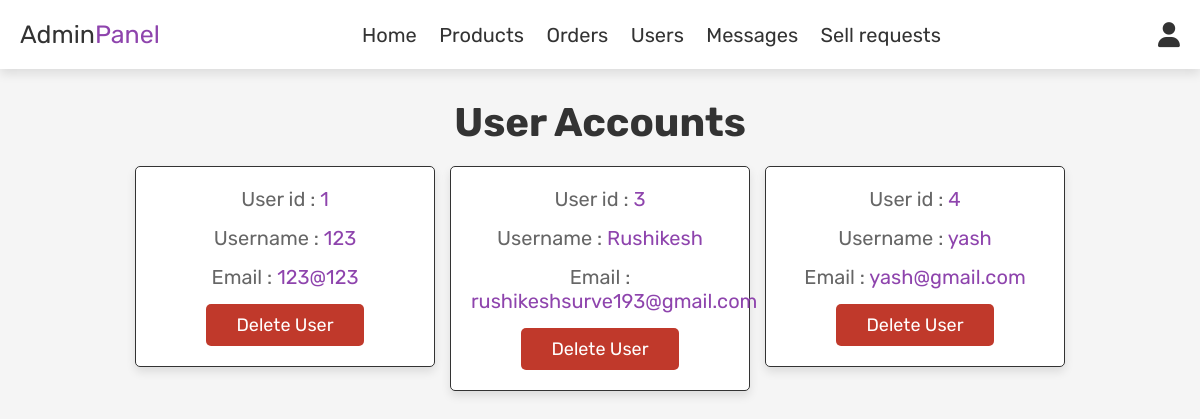
Page /admin_users.php (signed in) on the committed database.
### tables this page shows
CREATE TABLE `users` (
  `id` int NOT NULL AUTO_INCREMENT,
  `name` varchar(100) NOT NULL,
  `email` varchar(100) NOT NULL,
  `password` varchar(100) NOT NULL,
  PRIMARY KEY (`id`)
);

### admin_users.php (the view, shortened to what this page needs)
<?php
include 'config.php';
?>
<!DOCTYPE html>
<html lang="en">
<head>
   <link rel="stylesheet" href="https://cdnjs.cloudflare.com/ajax/libs/font-awesome/6.0.0/css/all.min.css">
   <link rel="stylesheet" href="css/all.min.css">
   <link rel="stylesheet" href="css/admin_style.css">
</head>
<body>
   <?php include 'admin_header.php'; ?>
   <section class="users">
      <h1 class="title"> User Accounts </h1>
      <div class="box-container">
         <?php
         $select_users = mysqli_query($conn, "SELECT * FROM `users`") or die('Query failed');
         while ($fetch_users = mysqli_fetch_assoc($select_users)) {
            ?>
            <div class="box">
               <p> User id : <span>
                     <?php echo $fetch_users['id']; ?>
                  </span> </p>
               <p> Username : <span>
                     <?php echo $fetch_users['name']; ?>
                  </span> </p>
               <p> Email : <span>
                     <?php echo $fetch_users['email']; ?>
                  </span> </p>
               <a href="admin_users.php?delete=<?php echo $fetch_users['id']; ?>"
                  onclick="return confirm('Delete this user?');" class="delete-btn">Delete User</a>
            </div>
            <?php
         }
         ?>
      </div>
   </section>
</body>
</html>

### css/admin_style.css (style rules this page uses)
:root { --purple:#8e44ad; --red:#c0392b; --orange:#f39c12; --black:#333; --white:#fff; --light-color:#666; --light-white:#ccc; --light-bg:#f5f5f5; --border:.1rem solid var(--black); --box-shadow:0 .5rem 1rem rgba(0,0,0,.1); }
* { font-family: 'Rubik', sans-serif; margin:0; padding:0; box-sizing: border-box; outline: none; border:none; text-decoration: none; transition:all .2s linear; }
html { font-size: 62.5%; overflow-x: hidden; }
body { background-color: var(--light-bg); }
section { padding:3rem 2rem; }
.title { text-align: center; margin-bottom: 2rem; text-transform: none ; color:var(--black); font-size: 4rem; }
.btn, .option-btn, .delete-btn, .white-btn { display: inline-block; margin-top: 1rem; padding:1rem 3rem; cursor: pointer; color:var(--white); font-size: 1.8rem; border-radius: .5rem; text-transform: capitalize; }
.delete-btn { background-color: var(--red); }
.users .box-container { display: grid; grid-template-columns: repeat(auto-fit, 30rem); justify-content: center; gap:1.5rem; max-width: 1200px; margin:0 auto; align-items: flex-start; }
.users .box-container .box { background-color: var(--white); padding:2rem; border:var(--border); box-shadow: var(--box-shadow); border-radius: .5rem; text-align: center; }
.users .box-container .box p { padding-bottom: 1.5rem; font-size: 2rem; color:var(--light-color); }
.users .box-container .box p span { color:var(--purple); }
.users .box-container .box .delete-btn { margin-top: 0; }

### rows in the picture
users: id "1", name "123", email "123@123"
users: id "3", name "Rushikesh", email "rushikeshsurve193@gmail.com"
users: id "4", name "yash", email "yash@gmail.com"
